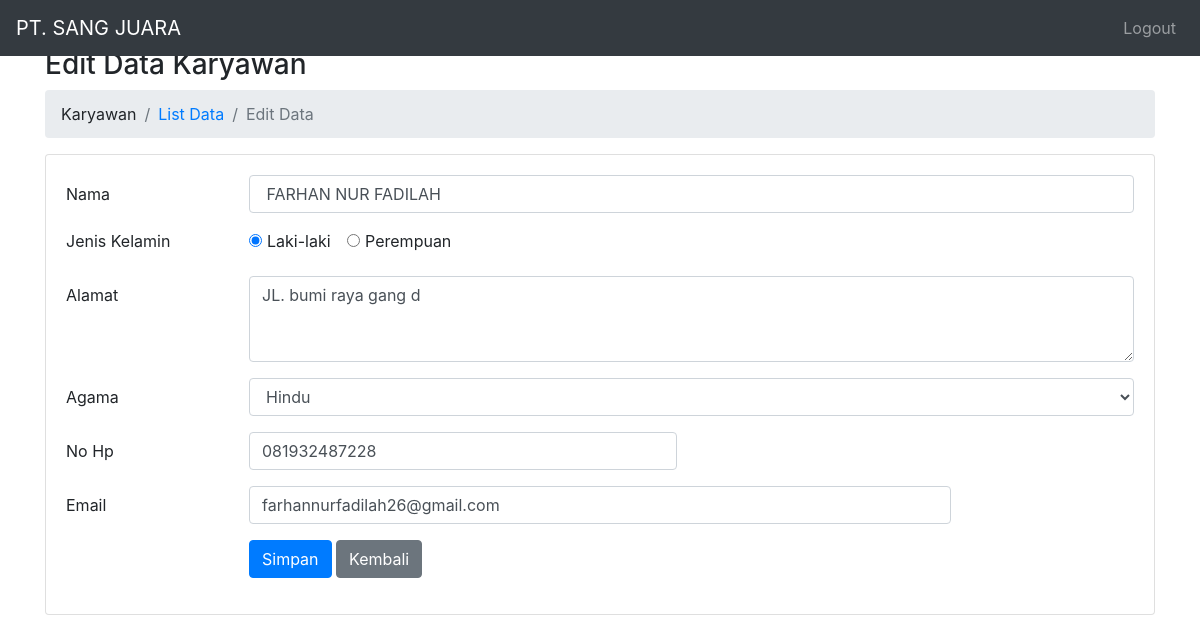
The app's page /karyawan/edit/3 with its own data.
### tables this page shows
CREATE TABLE `karyawan` (
  `IdMhsw` int(11) NOT NULL,
  `Nama` varchar(150) DEFAULT NULL,
  `JenisKelamin` varchar(20) DEFAULT NULL,
  `Alamat` text DEFAULT NULL,
  `Agama` varchar(30) DEFAULT NULL,
  `NoHp` varchar(15) DEFAULT NULL,
  `Email` varchar(150) DEFAULT NULL
);

### application/controllers/Karyawan.php (called while the page is built, shortened)
<?php
class Karyawan extends CI_Controller {
    public function __construct()
    {
        $this->load->model("Karyawan_model");
    }
    public function edit($id = null)
    {
        $Karyawan = $this->Karyawan_model;
        $data["title"] = "Edit Data Karyawan";
        $data["data_karyawan"] = $Karyawan->getById($id);
        $this->load->view('templates/header', $data);
        $this->load->view('templates/menu');
        $this->load->view('karyawan/edit', $data);
        $this->load->view('templates/footer');
    }
}

### index.php (called while the page is built, shortened)
<?php
require_once BASEPATH.'core/CodeIgniter.php';

### application/models/Karyawan_model.php (called while the page is built, shortened)
<?php
class Karyawan_model extends CI_Model
{
    private $table = 'karyawan';
    public function getById($id)
    {
        return $this->db->get_where($this->table, ["IdMhsw" => $id])->row();
    }
}

### application/views/karyawan/edit.php (the view, shortened to what this page needs)
<div class="container pt-5">
    <h3><?= $title ?></h3>
    <nav aria-label="breadcrumb">
        <ol class="breadcrumb ">
            <li class="breadcrumb-item"><a>Karyawan</a></li>
            <li class="breadcrumb-item "><a href="<?= base_url('karyawan'); ?>">List Data</a></li>
            <li class="breadcrumb-item active" aria-current="page">Edit Data</li>
        </ol>
    </nav>
    <div class="row">
        <div class="col-md-12">
            <div class="card">
                <div class="card-body">
                    <?php
                    $attributes = array('id' => 'FrmEditKaryawan', 'method' => "post", "autocomplete" => "off");
                    echo form_open('', $attributes);
                    ?>
                    <div class="form-group row">
                        <label for="Nama" class="col-sm-2 col-form-label">Nama</label>
                        <div class="col-sm-10">
                            <input type="text" class="form-control" id="Nama" name="Nama" value=" <?= $data_karyawan->Nama; ?>">
                        </div>
                    </div>
                    <fieldset class="form-group">
                        <div class="row">
                            <legend class="col-form-label col-sm-2 pt-0">Jenis Kelamin</legend>
                            <div class="col-sm-10">
                                <div class="form-check form-check-inline">
                                    <input class="form-check-input" type="radio" id="JenisKelamin" name="JenisKelamin" value="Laki-laki" <?php if ($data_karyawan->JenisKelamin == "Laki-laki") : echo "checked";
                                                                                                                                            endif; ?>>
                                    <label class="form-check-label" for="JenisKelamin">
                                        Laki-laki
                                    </label>
                                </div>
                                <div class="form-check form-check-inline">
                                    <input class="form-check-input" type="radio" id="JenisKelamin2" name="JenisKelamin" value="Perempuan" <?php if ($data_karyawan->JenisKelamin == "Perempuan") : echo "checked";
                                                                                                                                            endif; ?>>
                                    <label class="form-check-label" for="JenisKelamin2">
                                        Perempuan
                                    </label>
                                </div>
                            </div>
                        </div>
                    </fieldset>
                    <div class="form-group row">
                        <label for="Alamat" class="col-sm-2 col-form-label">Alamat</label>
                        <div class="col-sm-10">
                            <textarea class="form-control" id="Alamat" name="Alamat" rows="3"><?= $data_karyawan->Alamat; ?></textarea>
                        </div>
                    </div>
                    <div class="form-group row">
                        <label for="Alamat" class="col-sm-2 col-form-label">Agama</label>
                        <div class="col-sm-10">
                            <select class="form-control" id="Agama" name="Agama">
                                <option value="Hindu" <?php if ($data_karyawan->Agama == "Hindu") : echo "selected";
                                                        endif; ?>>Hindu</option>
                            </select>
                        </div>
                    </div>
                    <div class="form-group row">
                        <label for="NoHp" class="col-sm-2 col-form-label">No Hp</label>
                        <div class="col-sm-5">
                            <input type="text" class="form-control" id="NoHp" name="NoHp" value="<?= $data_karyawan->NoHp; ?>">
                        </div>
                    </div>
                    <div class="form-group row">
                        <label for="Email" class="col-sm-2 col-form-label">Email</label>
                        <div class="col-sm-8">
                            <input type="text" class="form-control" id="Email" name="Email" value="<?= $data_karyawan->Email; ?>">
                        </div>
                    </div>
                    <div class="form-group row">
                        <div class="col-sm-10 offset-md-2">
                            <button type="submit" class="btn btn-primary">Simpan</button>
                            <a class="btn btn-secondary" href="javascript:history.back()">Kembali</a>
                        </div>
                    </div>
                    </form>
                </div>
            </div>
        </div>
    </div>
</div>

### records on screen
karyawan: Nama "FARHAN NUR FADILAH", JenisKelamin "☑ Laki-laki", JenisKelamin "☐ Perempuan", Alamat "JL. bumi raya gang d", Agama "Hindu", NoHp "081932487228", Email "farhannurfadilah26@gmail.com"

### other values on screen
$title "Edit Data Karyawan"
